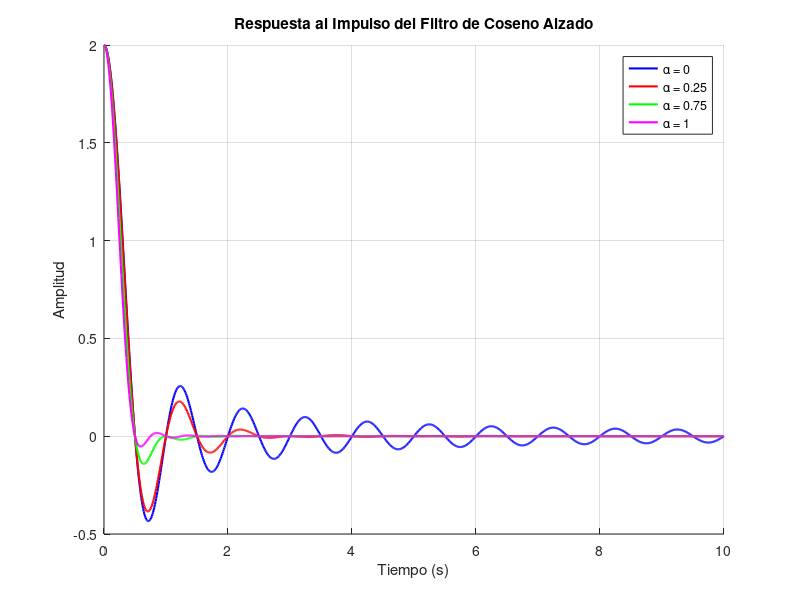
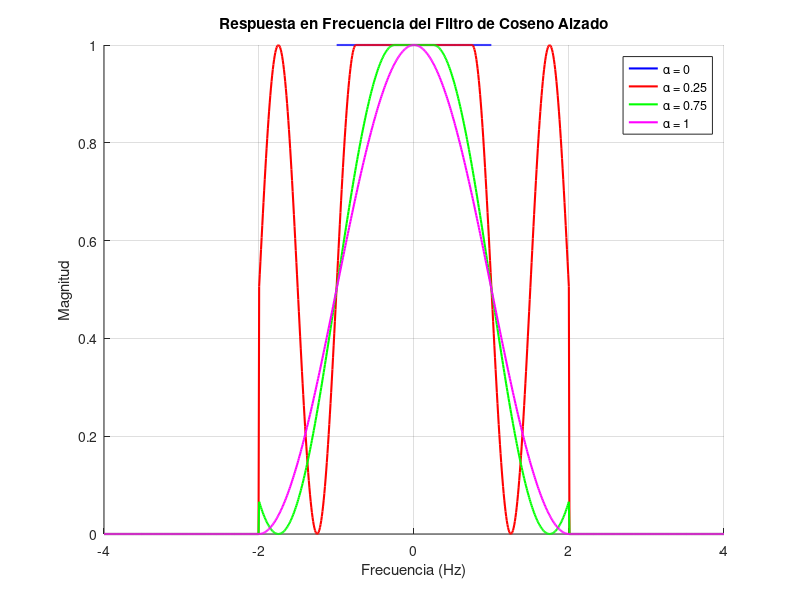

The MATLAB source for these figures, in order:
clc; 
clear; 
close all;

%% Parámetros del filtro
frecuencia_base = 1;           % Frecuencia base (Hz)
ancho_banda = 2 * frecuencia_base; % Ancho de banda (para alpha=1)

% Factores de roll-off (alpha) a evaluar
roll_off_factors = [0, 0.25, 0.75, 1];  
colores = ['b', 'r', 'g', 'm'];  % Colores para cada curva

% Rango de tiempo (de 0 a 10 periodos de la frecuencia base)
tiempo = linspace(0, 10/frecuencia_base, 1000);

% Rango de frecuencia (centrado en 0)
frecuencia = linspace(-2*ancho_banda, 2*ancho_banda, 1000);

%% 1. Respuesta al impulso (Dominio del tiempo)
figure('Name', 'Respuesta al Impulso', 'Position', [100 100 800 400]);
hold on;

for i = 1:length(roll_off_factors)
    alpha = roll_off_factors(i);
    f_delta = alpha * frecuencia_base;
    
    % Cálculo del término sinc (sin(x)/x)
    termino_sinc = sin(2*pi*frecuencia_base * tiempo) ./ (2*pi*frecuencia_base * tiempo);
    termino_sinc(isnan(termino_sinc)) = 1; % Corrige división por 0 en t=0
    
    % Cálculo del denominador (1 - (4*f_delta*t)^2)
    denominador = 1 - (4 * f_delta * tiempo).^2;
    
    % Respuesta completa del filtro (CORRECCIÓN AQUÍ)
    respuesta_impulso = 2 * frecuencia_base * termino_sinc .* ...
                       (cos(2*pi*f_delta * tiempo) ./ denominador);
    
    % Ajuste para puntos donde el denominador es cero
    respuesta_impulso(denominador == 0) = 0;
    
    % Graficar
    plot(tiempo, respuesta_impulso, colores(i), ...
         'LineWidth', 1.5, ...
         'DisplayName', ['\alpha = ' num2str(alpha)]);
end

title('Respuesta al Impulso del Filtro de Coseno Alzado');
xlabel('Tiempo (s)');
ylabel('Amplitud');
legend('Location', 'best');
grid on;
hold off;

%% 2. Respuesta en frecuencia (Dominio frecuencial)
figure('Name', 'Respuesta en Frecuencia', 'Position', [100 100 800 400]);
hold on;

for i = 1:length(roll_off_factors)
    alpha = roll_off_factors(i);
    f_delta = alpha * frecuencia_base;
    f_transicion = frecuencia_base - f_delta;
    
    % Inicializar respuesta en frecuencia
    respuesta_frecuencia = zeros(size(frecuencia));
    
    % Calcular para cada punto de frecuencia
    for k = 1:length(frecuencia)
        f_abs = abs(frecuencia(k));
        
        if f_abs < f_transicion
            % Banda plana
            respuesta_frecuencia(k) = 1;
            
        elseif (f_abs >= f_transicion) && (f_abs < ancho_banda)
            % Región de transición (roll-off)
            respuesta_frecuencia(k) = 0.5 * (1 + cos(pi*(f_abs - f_transicion)/(2*f_delta)));
            
        else
            % Fuera de la banda
            respuesta_frecuencia(k) = 0;
        end
    end
    
    % Graficar
    plot(frecuencia, respuesta_frecuencia, colores(i), ...
         'LineWidth', 1.5, ...
         'DisplayName', ['\alpha = ' num2str(alpha)]);
end

title('Respuesta en Frecuencia del Filtro de Coseno Alzado');
xlabel('Frecuencia (Hz)');
ylabel('Magnitud');
legend('Location', 'best');
grid on;
hold off;